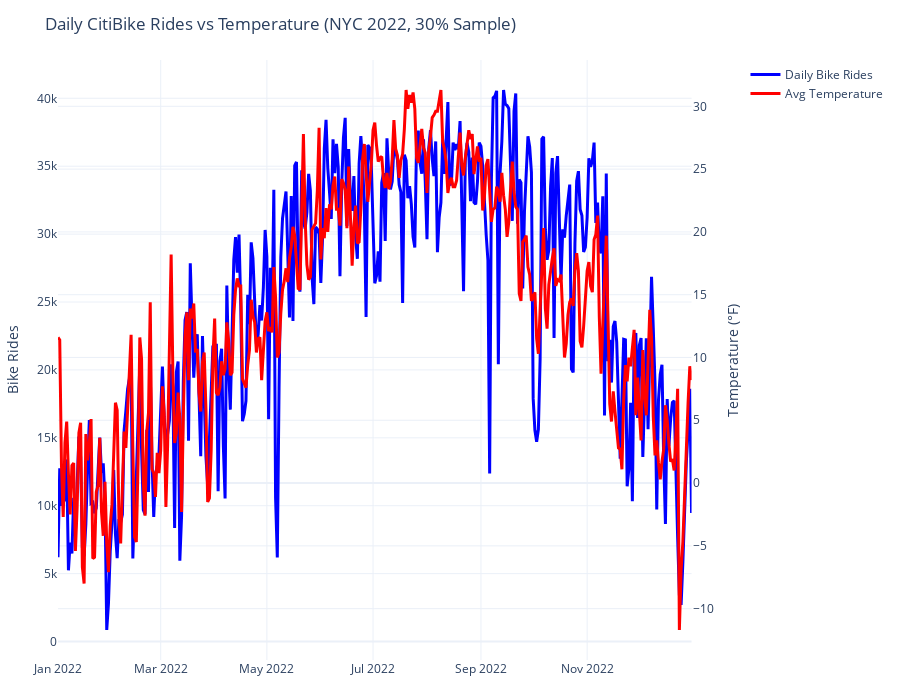

Here is the notebook cell this chart was saved with:
### Code cell
#Plotting dual axis line chart for Rides Vs. Temp

fig_line = make_subplots(specs=[[{"secondary_y": True}]])

fig_line.add_trace(
    go.Scatter(
        x=daily["date"],
        y=daily["bike_rides_daily"],
        name="Daily Bike Rides",
        mode="lines",
        line=dict(width=3, color="blue") ),
    secondary_y=False)

fig_line.add_trace(
    go.Scatter(
        x=daily["date"],
        y=daily["avgTemp"],
        name="Avg Temperature",
        mode="lines",
        line=dict(width=3, color="red") ),
    secondary_y=True)

fig_line.update_layout(
    title="Daily CitiBike Rides vs Temperature (NYC 2022, 30% Sample)",
    template="plotly_white",
    height=700,
    margin=dict(l=40, r=40, t=60, b=40))

fig_line.update_yaxes(title_text="Bike Rides", secondary_y=False)
fig_line.update_yaxes(title_text="Temperature (°F)", secondary_y=True)

fig_line

### Figure 1 — Plotly figure (JSON) as saved in the notebook; plotly's stock layout.template omitted (floating-point values rounded to 4 significant figures; data arrays with more than 128 entries replaced by an {"elided": "..."} marker saying what was removed)
{"data": [{"line": {"color": "blue", "width": 3}, "mode": "lines", "name": "Daily Bike Rides", "type": "scatter", "x": {"elided": "365 str values"}, "xaxis": "x", "y": {"elided": "365 int values"}, "yaxis": "y"}, {"line": {"color": "red", "width": 3}, "mode": "lines", "name": "Avg Temperature", "type": "scatter", "x": {"elided": "365 str values"}, "xaxis": "x", "y": {"elided": "365 float values"}, "yaxis": "y2"}], "layout": {"height": 700, "margin": {"b": 40, "l": 40, "r": 40, "t": 60}, "title": {"text": "Daily CitiBike Rides vs Temperature (NYC 2022, 30% Sample)"}, "xaxis": {"anchor": "y", "domain": [0, 0.94]}, "yaxis": {"anchor": "x", "domain": [0, 1], "title": {"text": "Bike Rides"}}, "yaxis2": {"anchor": "x", "overlaying": "y", "side": "right", "title": {"text": "Temperature (°F)"}}}}
